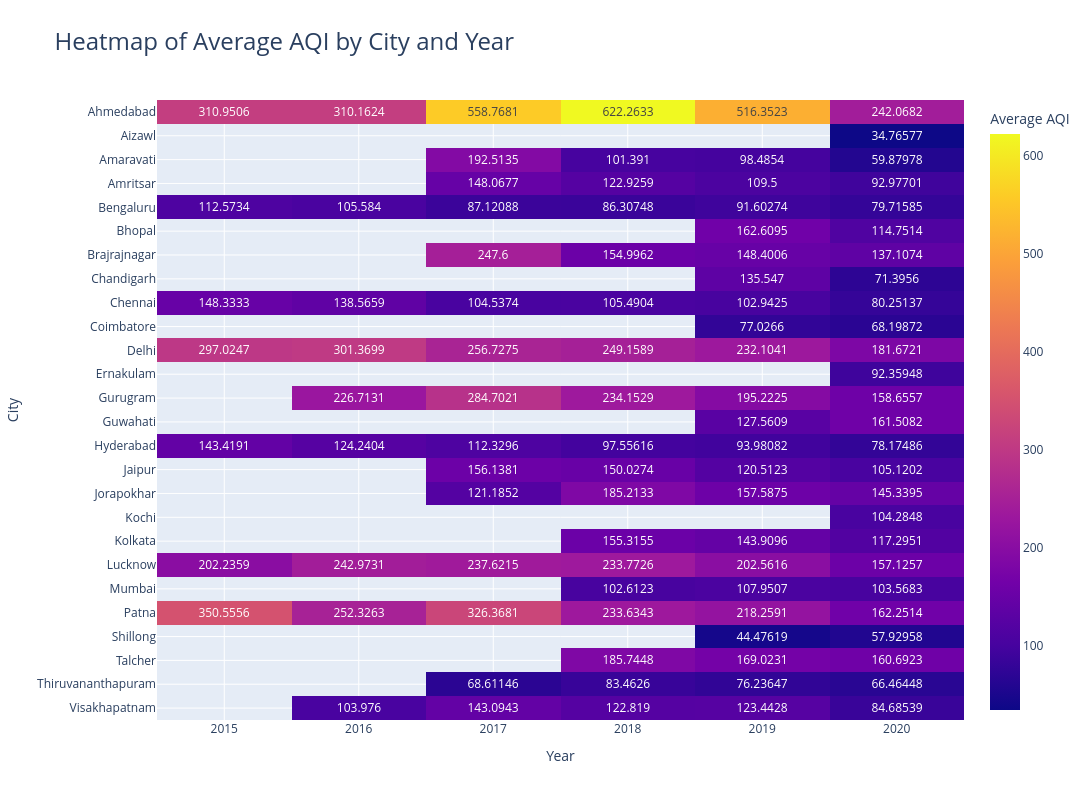

Notebook cell for this chart:
### Markdown cell above
## Heatmap of Average AQI by City and Year
This heatmap visualises the yearly average AQI for each city. Darker colors indicate lower pollution levels, while brighter yellow/orange shades represent higher average AQI. The values inside each cell help quantify annual air-quality changes across cities.

### Code cell
pivot_aqi = (
    df.dropna(subset=["AQI"])
      .groupby(["City", "Year"])["AQI"]
      .mean()
      .reset_index()
      .pivot(index="City", columns="Year", values="AQI")
)

fig = px.imshow(
    pivot_aqi,
    aspect="auto",
    title="Heatmap of Average AQI by City and Year",
    labels=dict(color="Average AQI"),
    text_auto=True
)

fig.update_layout(
    width=1200
    height=800,
    title_font_size=24
)

fig.update_xaxes(title="Year")
fig.update_yaxes(title="City")

fig.show()

### Figure 1 — Plotly figure (JSON) as saved in the notebook; plotly's stock layout.template omitted (floating-point values rounded to 4 significant figures; data arrays with more than 128 entries replaced by an {"elided": "..."} marker saying what was removed)
{"data": [{"coloraxis": "coloraxis", "hovertemplate": "Year: %{x}<br>City: %{y}<br>Average AQI: %{z}<extra></extra>", "name": "0", "texttemplate": "%{z}", "type": "heatmap", "x": [2015, 2016, 2017, 2018, 2019, 2020], "xaxis": "x", "y": ["Ahmedabad", "Aizawl", "Amaravati", "Amritsar", "Bengaluru", "Bhopal", "Brajrajnagar", "Chandigarh", "Chennai", "Coimbatore", "Delhi", "Ernakulam", "Gurugram", "Guwahati", "Hyderabad", "Jaipur", "Jorapokhar", "Kochi", "Kolkata", "Lucknow", "Mumbai", "Patna", "Shillong", "Talcher", "Thiruvananthapuram", "Visakhapatnam"], "yaxis": "y", "z": {"elided": "26x6 float values"}}], "layout": {"coloraxis": {"colorbar": {"title": {"text": "Average AQI"}}, "colorscale": [[0, "#0d0887"], [0.1111, "#46039f"], [0.2222, "#7201a8"], [0.3333, "#9c179e"], [0.4444, "#bd3786"], [0.5556, "#d8576b"], [0.6667, "#ed7953"], [0.7778, "#fb9f3a"], [0.8889, "#fdca26"], [1, "#f0f921"]]}, "height": 800, "title": {"font": {"size": 24}, "text": "Heatmap of Average AQI by City and Year"}, "width": 1200, "xaxis": {"anchor": "y", "domain": [0, 1], "title": {"text": "Year"}}, "yaxis": {"anchor": "x", "autorange": "reversed", "domain": [0, 1], "title": {"text": "City"}}}}
